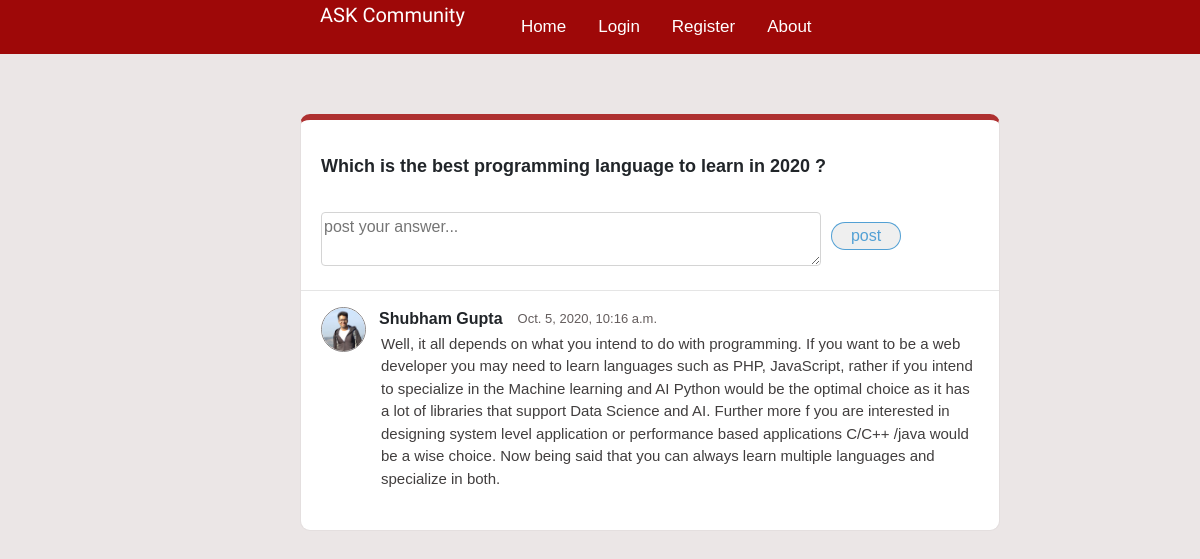
The page /forum/detail/1/ on the database its author committed.
### ask/models.py (models this page shows, shortened)
class Question(models.Model):
    question_id = models.AutoField(primary_key = True,null=False)
    question = models.CharField(max_length = 500)
    date_updated = models.DateTimeField(auto_now = True)
    asked_by = models.ForeignKey(Profile,to_field = "user",on_delete = models.CASCADE)

class Answer(models.Model):
    answer_id = models.AutoField(primary_key = True,null = False)
    answer = models.CharField(max_length = 2000)
    question_id = models.ForeignKey(Question,on_delete = models.CASCADE)
    date_answered = models.DateTimeField(auto_now = True)
    answered_by = models.ForeignKey(Profile,on_delete = models.CASCADE,to_field = "user")

class Profile(models.Model):
    user = models.OneToOneField(User,on_delete = models.CASCADE,unique = True)
    title = models.CharField(max_length = 300,blank=True)
    profile_image = models.ImageField(upload_to = 'profiles/')

### ask/views.py (the view)
# urls.py: path('detail/<int:question_id>/',views.detail,name='detail'),
def detail(request,question_id):
    if request.method == "POST":
        if not request.user.is_authenticated:
            return redirect('askCommunity:login')
        question = Question.objects.get(question_id = question_id)
        answer = Answer()
        answer.question_id = question
        answer.answer = request.POST.get('answer')
        answer.answered_by = Profile.objects.get(user = request.user)
        answer.save()
    else:
        question = Question.objects.get(question_id = question_id)
    all_answers = Answer.objects.filter(question_id = question_id)
    context = {'question' : question,
    'answers' : all_answers}
    return render(request,'detail.html',context = context)

### ask/templates/ask/detail.html (shortened to what this page needs)
{% extends 'base.html'%}
{% block body %}
    <body>
        <div class="topnav">
            <p id="logo">ASK Community</p>
            <a class="link active" href="{% url 'askCommunity:home' %}">Home</a>
            {% if user.is_authenticated %}
                <a class="link" onclick = "openQuery()">Ask</a>
                <a class="link" href="#">Profile</a>
            {% else %}
                <a class="link" href="{% url 'askCommunity:login' %}">Login</a>
                <a class="link" href="{% url 'askCommunity:register' %}">Register</a>
            {% endif %}
            <a class="link" href="#about">About</a>
        </div>
        <div class="question-container">
            <div class="question-thread">
                <p class="query">{{ question.question }}</p>
                <br>
            </div>
            <div class="answer-area">
                <form action="{% url 'askCommunity:detail' question.question_id %}" method = "POST">
                    <textarea name = "answer" placeholder="post your answer..." rows="2"  class="user-answer float-left"></textarea>
                    <input type="submit" class="input-submit answer-submit" value="post">
                </form>
            </div>
            <br>
            {% for answer in answers %}
                <hr>
                <div class="profile answer-tag clear">
                    <div class="profile-img float-left">
                        <img src="{{ answer.answered_by.profile_image.url }}" alt="spongebob" height=45px width=45px>
                    </div>
                    <div class="answer-container float-left">
                        <p class ="profile-name float-left">{{ answer.answered_by.user.first_name }}</p>
                        <p class="last-update float-left">{{ answer.date_answered }}</p>
                        <br>
                        <br>
                        <p class="answer-thread float-left">{{ answer.answer }}</p>
                    </div>
                </div>
            {% endfor %}
        </div>
    </body>
{% endblock %}

### ask/static/css/style.css (style rules this page uses)
body { margin: 0; font-family: Arial, Helvetica, sans-serif; background-color: #ebe6e6; }
.clear { clear: both; }
.float-left { float:left; }
.topnav { overflow: hidden; background-color :#9e0808; }
.topnav a { float: left; color: #ffffff; padding: 14px 16px; text-decoration: none; font-size: 17px; }
.link { float:left; position: relative; left:350px; }
#logo { float:left; color: white; margin-right:10px; margin-bottom:0px; font-family: 'Yanone Kaffeesatz', sans-serif; font-size: 20px; position: relative; left:320px !important; }
.profile-img { width:45px; height: 45px; border:1px solid #8d8989; border-radius:50%; overflow: hidden; }
.profile-name { font-weight: 600; margin-left:8px; }
.last-update { color: #645d5d; margin-left:15px; font-size:13px; margin-top: 2px; }
.query { font-weight: 600; font-size: 18px; line-height: 12px !important; }
.input-submit { margin-left: 10px; color:#1481cab6; border:1px solid; border-radius: 15px; width:70px; }
.question-container { width:700px; margin-left:300px; margin-top:60px; background-color: #ffffff; border:1px solid #e4dfdf; border-top:6px solid #9e0808d5; border-radius: 10px; overflow: hidden; }
.question-thread { margin-top:20px; margin-left:20px; margin-right:20px; padding-top:20px; }
.answer-container { width:600px; margin-left:5px; }
.answer-thread { color:#413e3e; font-size:15px; margin-top:2px; position: relative; left:10px; top:-24px; }
.answer-tag { margin-left:20px !important; }
.answer-area { margin-left:20px; padding:0px; }
.user-answer { width:500px; border:1px solid #d4d4d4; border-radius:4px; }
.answer-submit { margin-top:10px; }

### rows shown on the page
Question: question "Which is the best programming language to learn in 2020 ?"
Answer: answered_by.profile_image (picture), answered_by.user.first_name "Shubham Gupta", date_answered "Oct. 5, 2020, 10:16 a.m.", answer "Well, it all depends on what you intend to do with programming. If you want to be a web developer you may need to learn languages such as PHP, JavaScript, rather if you intend to specialize in the Machine learning and AI Python would be the optimal choice as it has a lot of libraries that support Data Science and AI. Further more f you are interested in designing system level application or performance based applications C/C++ /java would be a wise choice. Now being said that you can always learn multiple languages and specialize in both."
